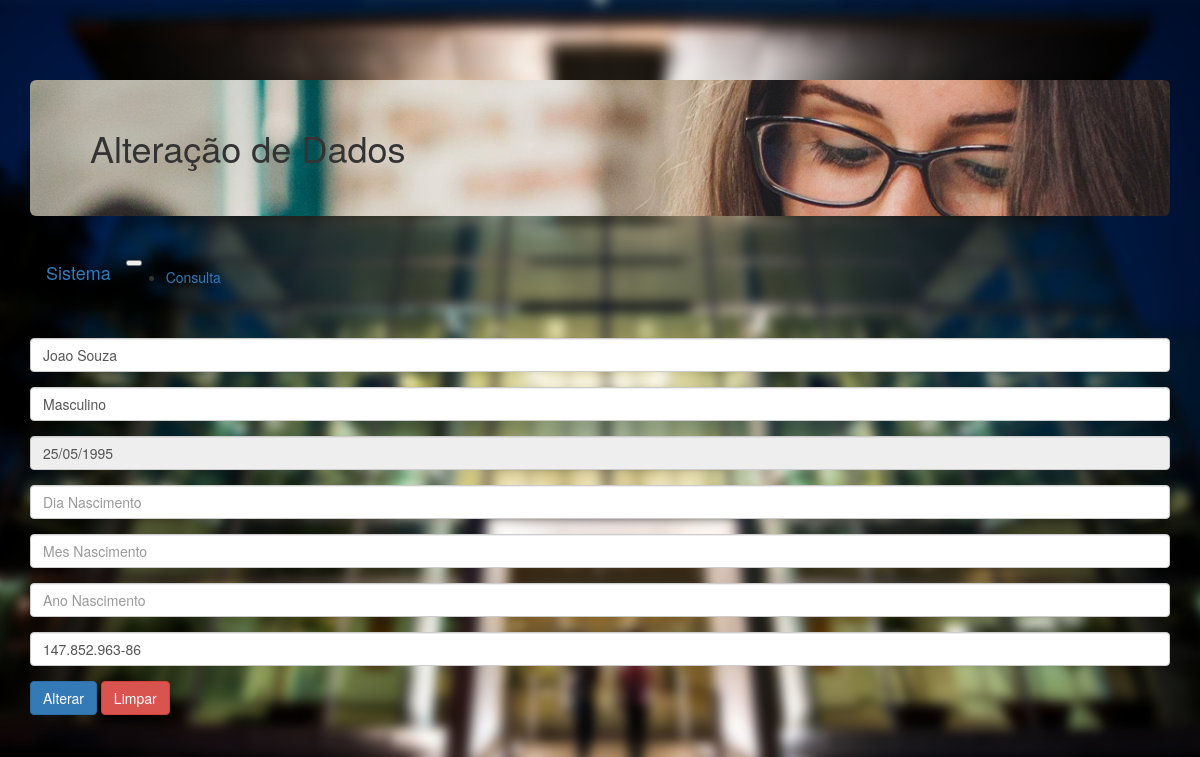
/visao/direcao/alterar-direcao.php?id=1, run on the app's committed database.
### tables this page shows
CREATE TABLE `pessoa` (
  `idpessoa` bigint(20) NOT NULL,
  `nome` varchar(30) NOT NULL,
  `sexo` varchar(30) NOT NULL,
  `datanasc` varchar(30) NOT NULL,
  `cpf` char(14) NOT NULL,
  `idestado` bigint(20) DEFAULT NULL,
  `idcidade` bigint(20) DEFAULT NULL,
  `idbairro` bigint(20) DEFAULT NULL,
  `idrua` bigint(20) DEFAULT NULL
);

### dao/conexaobanco.class.php (called while the page is built, shortened)
<?php
class ConexaoBanco extends PDO {
  private static $instance = null;
  public static function getInstance(){
    try{
        if(!isset(self::$instance)){
          self::$instance = new
          ConexaoBanco("mysql:dbname=escolav2;host=localhost","root","");
        }
        return self::$instance;
    }catch(PDOException $e){
        echo "Erro ao conectar no banco! ".$e;
    }
  }
}

### dao/pessoadao.class.php (called while the page is built, shortened)
<?php
require_once 'conexaobanco.class.php';
 class PessoaDAO {
   private $conexao = null;
   public function __construct(){
     $this->conexao = ConexaoBanco::getInstance();
   }
  public function filtrar($pesquisa, $filtro){
    try{
      $query = "";
      switch($filtro){
        case "codigo": $query = "where idpessoa = ".$pesquisa;
        break;
      }
      $stat = $this->conexao->query("select * from pessoa {$query}");
      $array = $stat->fetchAll(PDO::FETCH_CLASS, 'Pessoa');
      return $array;
    }catch(PDOException $e){
      echo "Erro ao filtrar Pessoas. ".$e;
    }
  }
 }

### modelo/pessoa.class.php (called while the page is built, shortened)
<?php
class Pessoa {
  public function __get($a){return $this->$a;}
}

### visao/direcao/alterar-direcao.php (the view, shortened to what this page needs)
<?php
if(isset($_GET['id'])){
  include_once "../../dao/pessoadao.class.php";
  include_once "../../modelo/pessoa.class.php";
  $pDAO = new PessoaDAO();
  $array = $pDAO->filtrar($_GET['id'], "codigo");
  $p = $array[0];
}
?>
<!DOCTYPE html>
<html lang="pt-br">
<head>
    <link href="../../vendor/twbs/bootstrap/dist/css/bootstrap.min.css" rel="stylesheet"/>
    <link rel="stylesheet" type='text/css' href="../../assets/css/style.css">
</head>
  <body>
      <div class="container">
        <h1 class="jumbotron bg-info">Alteração de Dados</h1>
        <nav class="navbar navbar-expand-lg navbar-light bg-light">
          <a class="navbar-brand" href="#">Sistema</a>
          <button class="navbar-toggler" type="button" data-toggle="collapse" data-target="#navbarNav" aria-controls="navbarNav" aria-expanded="false" aria-label="Toggle navigation">
          </button>
          <div class="collapse navbar-collapse" id="navbarNav">
            <ul class="navbar-nav">
              <li class="nav-item active">
                <a class="nav-link" href="consulta-direcao.php">Consulta</a>
              </li>
            </ul>
          </div>
        </nav>
        <br>
        <form name="cadlivro" method="post" action="">
          <div class="form-group">
            <input type="text" name="txtnome" placeholder="Nome" class="form-control"
                   value="<?php if(isset($p)){ echo $p->nome; }?>">
          </div>
          <div class="form-group">
            <input type="text" name="txtsexo" placeholder="Sexo" class="form-control"
                   value="<?php if(isset($p)){ echo $p->sexo; }?>">
          </div>
          <div class="form-group">
            <input type="text" name="txtdatanasc" readonly placeholder="Data Nascimento" class="form-control"
                   value="<?php if(isset($p)){ echo $p->datanasc; }?>">
          </div>
          <div class="form-group">
            <input type="number" name="numdia" placeholder="Dia Nascimento" class="form-control">
          </div>
          <div class="form-group">
            <input type="number" name="nummes" placeholder="Mes Nascimento" class="form-control">
          </div>
          <div class="form-group">
            <input type="number" name="numano" placeholder="Ano Nascimento" class="form-control">
          </div>
          <div class="form-group">
            <input type="text" name="txtcpf" placeholder="CPF" class="form-control"
            value="<?php if(isset($p)){ echo $p->cpf; }?>">
          </div>
          <div class="form-group">
            <input type="submit" name="alterar" value="Alterar" class="btn btn-primary">
            <input type="reset" name="Limpar" value="Limpar" class="btn btn-danger">
          </div>
        </form>
      </div>
  </body>
</html>

### assets/css/style.css (style rules this page uses)
body { background: url('../../img/back.jpg')no-repeat center center fixed; -webkit-background-size:cover; -moz-background-size:cover; -o-background-size:cover; background-size:cover; padding-top: 5%; }
.jumbotron { background: url('../../img/new/banner-bg.jpg') transparent center center fixed; -webkit-background-size:cover; -moz-background-size:cover; -o-background-size:cover; background-size:cover; }
p, h1, h2 { color: white; }

### data on the page
pessoa: txtnome "Joao Souza", txtsexo "Masculino", txtdatanasc "25/05/1995", txtcpf "147.852.963-86"
